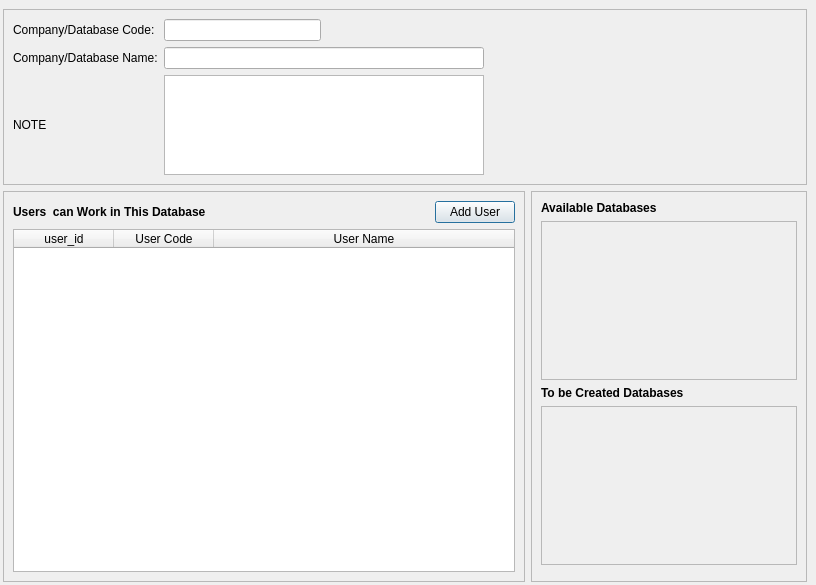
<?xml version="1.0" encoding="UTF-8"?>
<ui version="4.0">
 <class>VERITABANLARI_FORMU</class>
 <widget class="QDialog" name="VERITABANLARI_FORMU">
  <property name="geometry">
   <rect>
    <x>0</x>
    <y>0</y>
    <width>816</width>
    <height>585</height>
   </rect>
  </property>
  <property name="sizePolicy">
   <sizepolicy hsizetype="Expanding" vsizetype="Expanding">
    <horstretch>0</horstretch>
    <verstretch>0</verstretch>
   </sizepolicy>
  </property>
  <property name="maximumSize">
   <size>
    <width>16777215</width>
    <height>16777215</height>
   </size>
  </property>
  <property name="windowTitle">
   <string>DATABASES</string>
  </property>
  <layout class="QGridLayout" name="gridLayout_6" rowstretch="0,10,80" columnstretch="100,0">
   <property name="margin">
    <number>3</number>
   </property>
   <item row="0" column="0" colspan="2">
    <widget class="QWidget" name="widget" native="true">
     <property name="sizePolicy">
      <sizepolicy hsizetype="Preferred" vsizetype="Fixed">
       <horstretch>0</horstretch>
       <verstretch>0</verstretch>
      </sizepolicy>
     </property>
    </widget>
   </item>
   <item row="1" column="0">
    <widget class="QFrame" name="frame_3">
     <property name="sizePolicy">
      <sizepolicy hsizetype="Preferred" vsizetype="Fixed">
       <horstretch>0</horstretch>
       <verstretch>0</verstretch>
      </sizepolicy>
     </property>
     <property name="frameShape">
      <enum>QFrame::StyledPanel</enum>
     </property>
     <property name="frameShadow">
      <enum>QFrame::Raised</enum>
     </property>
     <layout class="QGridLayout" name="gridLayout_3">
      <item row="0" column="0">
       <layout class="QGridLayout" name="gridLayout" columnstretch="1,5,5,10">
        <item row="0" column="0">
         <widget class="QLabel" name="label_veritabani_ismi">
          <property name="sizePolicy">
           <sizepolicy hsizetype="Expanding" vsizetype="Fixed">
            <horstretch>0</horstretch>
            <verstretch>0</verstretch>
           </sizepolicy>
          </property>
          <property name="text">
           <string>Company/Database Code:</string>
          </property>
          <property name="buddy">
           <cstring>lineEdit_veritabani_kodu</cstring>
          </property>
         </widget>
        </item>
        <item row="0" column="1">
         <widget class="QLineEdit" name="lineEdit_veritabani_kodu">
          <property name="sizePolicy">
           <sizepolicy hsizetype="Expanding" vsizetype="Fixed">
            <horstretch>0</horstretch>
            <verstretch>0</verstretch>
           </sizepolicy>
          </property>
         </widget>
        </item>
        <item row="1" column="0">
         <widget class="QLabel" name="label_veritabani_tanimi">
          <property name="sizePolicy">
           <sizepolicy hsizetype="Expanding" vsizetype="Fixed">
            <horstretch>0</horstretch>
            <verstretch>0</verstretch>
           </sizepolicy>
          </property>
          <property name="text">
           <string>Company/Database Name:</string>
          </property>
          <property name="buddy">
           <cstring>lineEdit_veritabani_adi</cstring>
          </property>
         </widget>
        </item>
        <item row="1" column="1" colspan="2">
         <widget class="QLineEdit" name="lineEdit_veritabani_adi">
          <property name="sizePolicy">
           <sizepolicy hsizetype="Expanding" vsizetype="Fixed">
            <horstretch>0</horstretch>
            <verstretch>0</verstretch>
           </sizepolicy>
          </property>
         </widget>
        </item>
        <item row="2" column="0">
         <widget class="QLabel" name="label_aciklama">
          <property name="sizePolicy">
           <sizepolicy hsizetype="Expanding" vsizetype="Fixed">
            <horstretch>0</horstretch>
            <verstretch>0</verstretch>
           </sizepolicy>
          </property>
          <property name="text">
           <string>NOTE</string>
          </property>
         </widget>
        </item>
        <item row="0" column="3">
         <spacer name="horizontalSpacer_4">
          <property name="orientation">
           <enum>Qt::Horizontal</enum>
          </property>
          <property name="sizeHint" stdset="0">
           <size>
            <width>40</width>
            <height>20</height>
           </size>
          </property>
         </spacer>
        </item>
        <item row="0" column="2">
         <spacer name="horizontalSpacer_5">
          <property name="orientation">
           <enum>Qt::Horizontal</enum>
          </property>
          <property name="sizeHint" stdset="0">
           <size>
            <width>40</width>
            <height>20</height>
           </size>
          </property>
         </spacer>
        </item>
        <item row="2" column="1" colspan="2">
         <widget class="QLimitedTextEdit" name="limitedTextEdit_not">
          <property name="maximumSize">
           <size>
            <width>16777215</width>
            <height>100</height>
           </size>
          </property>
         </widget>
        </item>
       </layout>
      </item>
     </layout>
    </widget>
   </item>
   <item row="2" column="0">
    <layout class="QGridLayout" name="gridLayout_4" columnstretch="4,0,0">
     <item row="0" column="0" colspan="2">
      <widget class="QFrame" name="frame">
       <property name="sizePolicy">
        <sizepolicy hsizetype="Expanding" vsizetype="Expanding">
         <horstretch>0</horstretch>
         <verstretch>0</verstretch>
        </sizepolicy>
       </property>
       <property name="frameShape">
        <enum>QFrame::StyledPanel</enum>
       </property>
       <property name="frameShadow">
        <enum>QFrame::Raised</enum>
       </property>
       <layout class="QGridLayout" name="gridLayout_5">
        <item row="0" column="0">
         <layout class="QHBoxLayout" name="horizontalLayout">
          <item>
           <widget class="QLabel" name="label">
            <property name="sizePolicy">
             <sizepolicy hsizetype="Expanding" vsizetype="Fixed">
              <horstretch>0</horstretch>
              <verstretch>0</verstretch>
             </sizepolicy>
            </property>
            <property name="font">
             <font>
              <weight>75</weight>
              <bold>true</bold>
             </font>
            </property>
            <property name="text">
             <string>Users  can Work in This Database</string>
            </property>
            <property name="alignment">
             <set>Qt::AlignLeading|Qt::AlignLeft|Qt::AlignVCenter</set>
            </property>
           </widget>
          </item>
          <item>
           <spacer name="horizontalSpacer">
            <property name="orientation">
             <enum>Qt::Horizontal</enum>
            </property>
            <property name="sizeHint" stdset="0">
             <size>
              <width>40</width>
              <height>20</height>
             </size>
            </property>
           </spacer>
          </item>
          <item>
           <widget class="QPushButton" name="button_kullanici_sec">
            <property name="sizePolicy">
             <sizepolicy hsizetype="Fixed" vsizetype="Fixed">
              <horstretch>0</horstretch>
              <verstretch>0</verstretch>
             </sizepolicy>
            </property>
            <property name="acceptDrops">
             <bool>false</bool>
            </property>
            <property name="toolTip">
             <string>Click for user selection</string>
            </property>
            <property name="text">
             <string>Add User</string>
            </property>
            <property name="icon">
             <iconset resource="yonetim_icons.qrc">
              <normaloff>:/yonetim_icons/yonetim_bul_ikonu.png</normaloff>:/yonetim_icons/yonetim_bul_ikonu.png</iconset>
            </property>
            <property name="iconSize">
             <size>
              <width>20</width>
              <height>20</height>
             </size>
            </property>
           </widget>
          </item>
         </layout>
        </item>
        <item row="1" column="0">
         <widget class="QTableWidget" name="table_widget_kullanicilar">
          <property name="sizePolicy">
           <sizepolicy hsizetype="Expanding" vsizetype="Expanding">
            <horstretch>0</horstretch>
            <verstretch>0</verstretch>
           </sizepolicy>
          </property>
          <attribute name="horizontalHeaderStretchLastSection">
           <bool>true</bool>
          </attribute>
          <column>
           <property name="text">
            <string>user_id</string>
           </property>
          </column>
          <column>
           <property name="text">
            <string>User Code</string>
           </property>
          </column>
          <column>
           <property name="text">
            <string>User Name</string>
           </property>
          </column>
         </widget>
        </item>
       </layout>
      </widget>
     </item>
     <item row="0" column="2">
      <widget class="QFrame" name="frame_2">
       <property name="sizePolicy">
        <sizepolicy hsizetype="Expanding" vsizetype="Expanding">
         <horstretch>0</horstretch>
         <verstretch>0</verstretch>
        </sizepolicy>
       </property>
       <property name="frameShape">
        <enum>QFrame::StyledPanel</enum>
       </property>
       <property name="frameShadow">
        <enum>QFrame::Raised</enum>
       </property>
       <layout class="QGridLayout" name="gridLayout_2">
        <item row="0" column="0" colspan="2">
         <widget class="QLabel" name="label_mevcut_veritabanlari">
          <property name="sizePolicy">
           <sizepolicy hsizetype="Expanding" vsizetype="Fixed">
            <horstretch>0</horstretch>
            <verstretch>0</verstretch>
           </sizepolicy>
          </property>
          <property name="font">
           <font>
            <weight>75</weight>
            <bold>true</bold>
           </font>
          </property>
          <property name="text">
           <string>Available Databases</string>
          </property>
          <property name="alignment">
           <set>Qt::AlignLeading|Qt::AlignLeft|Qt::AlignVCenter</set>
          </property>
         </widget>
        </item>
        <item row="1" column="0" colspan="2">
         <widget class="QTextEdit" name="text_edit_mevcut_veritabanlari">
          <property name="enabled">
           <bool>false</bool>
          </property>
          <property name="focusPolicy">
           <enum>Qt::NoFocus</enum>
          </property>
         </widget>
        </item>
        <item row="2" column="0">
         <widget class="QLabel" name="label_yaratilacak_veritabanlari">
          <property name="sizePolicy">
           <sizepolicy hsizetype="Expanding" vsizetype="Fixed">
            <horstretch>0</horstretch>
            <verstretch>0</verstretch>
           </sizepolicy>
          </property>
          <property name="font">
           <font>
            <weight>75</weight>
            <bold>true</bold>
           </font>
          </property>
          <property name="text">
           <string>To be Created Databases</string>
          </property>
          <property name="alignment">
           <set>Qt::AlignLeading|Qt::AlignLeft|Qt::AlignVCenter</set>
          </property>
         </widget>
        </item>
        <item row="4" column="0">
         <spacer name="verticalSpacer_2">
          <property name="orientation">
           <enum>Qt::Vertical</enum>
          </property>
          <property name="sizeHint" stdset="0">
           <size>
            <width>20</width>
            <height>40</height>
           </size>
          </property>
         </spacer>
        </item>
        <item row="3" column="0" colspan="2">
         <widget class="QTextEdit" name="text_edit_yaratilacak_veritabanlari">
          <property name="enabled">
           <bool>false</bool>
          </property>
          <property name="focusPolicy">
           <enum>Qt::NoFocus</enum>
          </property>
         </widget>
        </item>
       </layout>
      </widget>
     </item>
    </layout>
   </item>
  </layout>
 </widget>
 <customwidgets>
  <customwidget>
   <class>QLimitedTextEdit</class>
   <extends>QTextEdit</extends>
   <header>QLimitedTextEdit.h</header>
  </customwidget>
 </customwidgets>
 <tabstops>
  <tabstop>lineEdit_veritabani_kodu</tabstop>
  <tabstop>lineEdit_veritabani_adi</tabstop>
  <tabstop>limitedTextEdit_not</tabstop>
  <tabstop>button_kullanici_sec</tabstop>
  <tabstop>table_widget_kullanicilar</tabstop>
  <tabstop>text_edit_mevcut_veritabanlari</tabstop>
  <tabstop>text_edit_yaratilacak_veritabanlari</tabstop>
 </tabstops>
 <resources>
  <include location="yonetim_icons.qrc"/>
 </resources>
 <connections/>
</ui>
